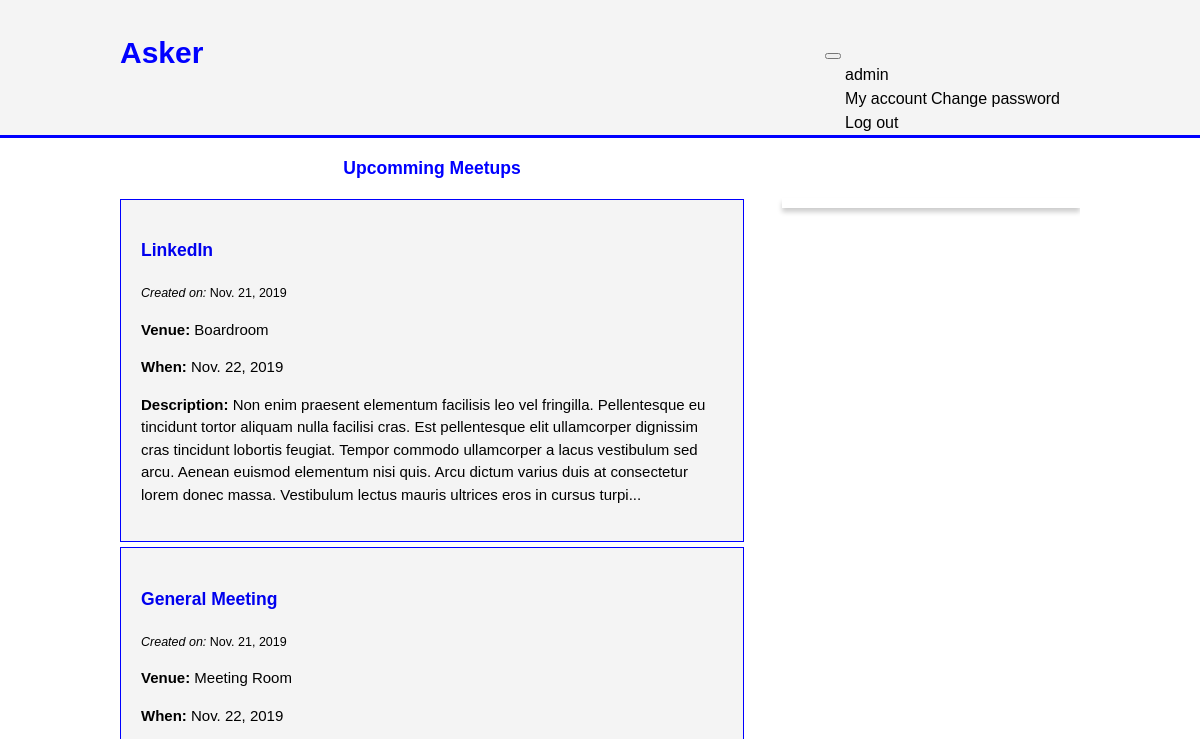
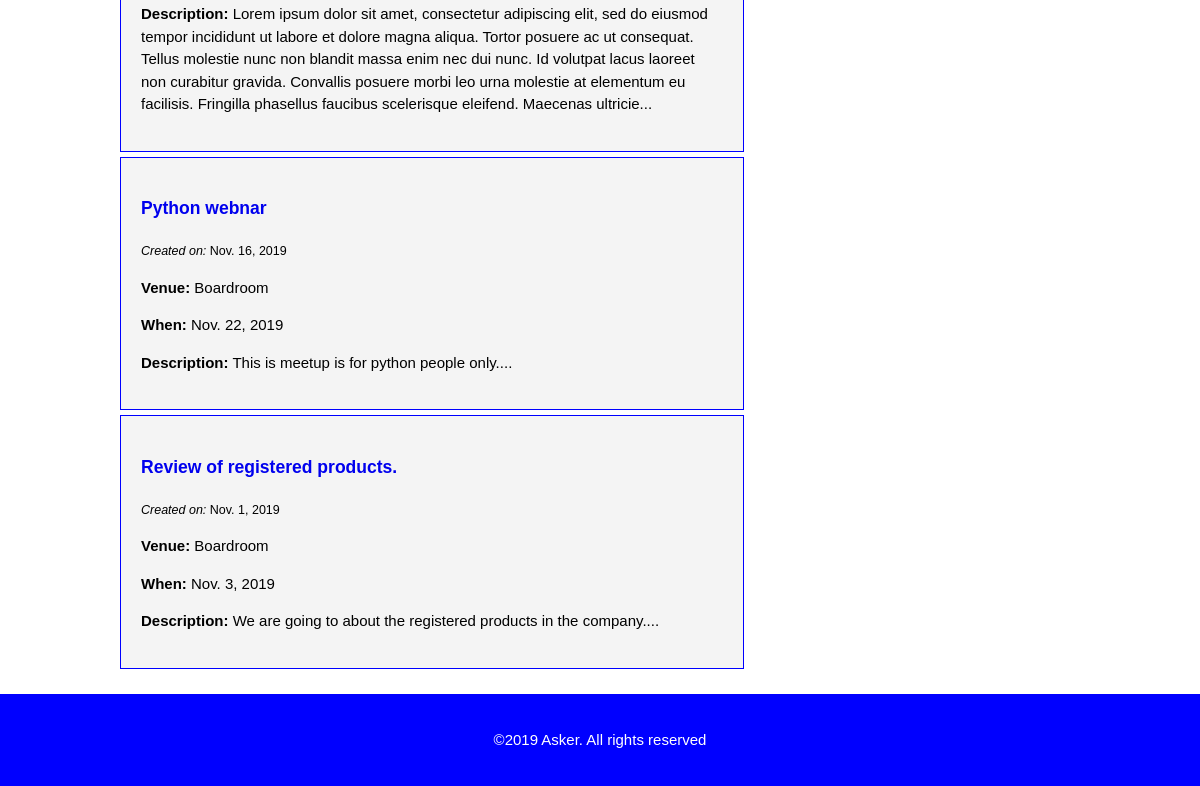
Before: /home/ (signed in) with the older database file (2 pictures, top to bottom).
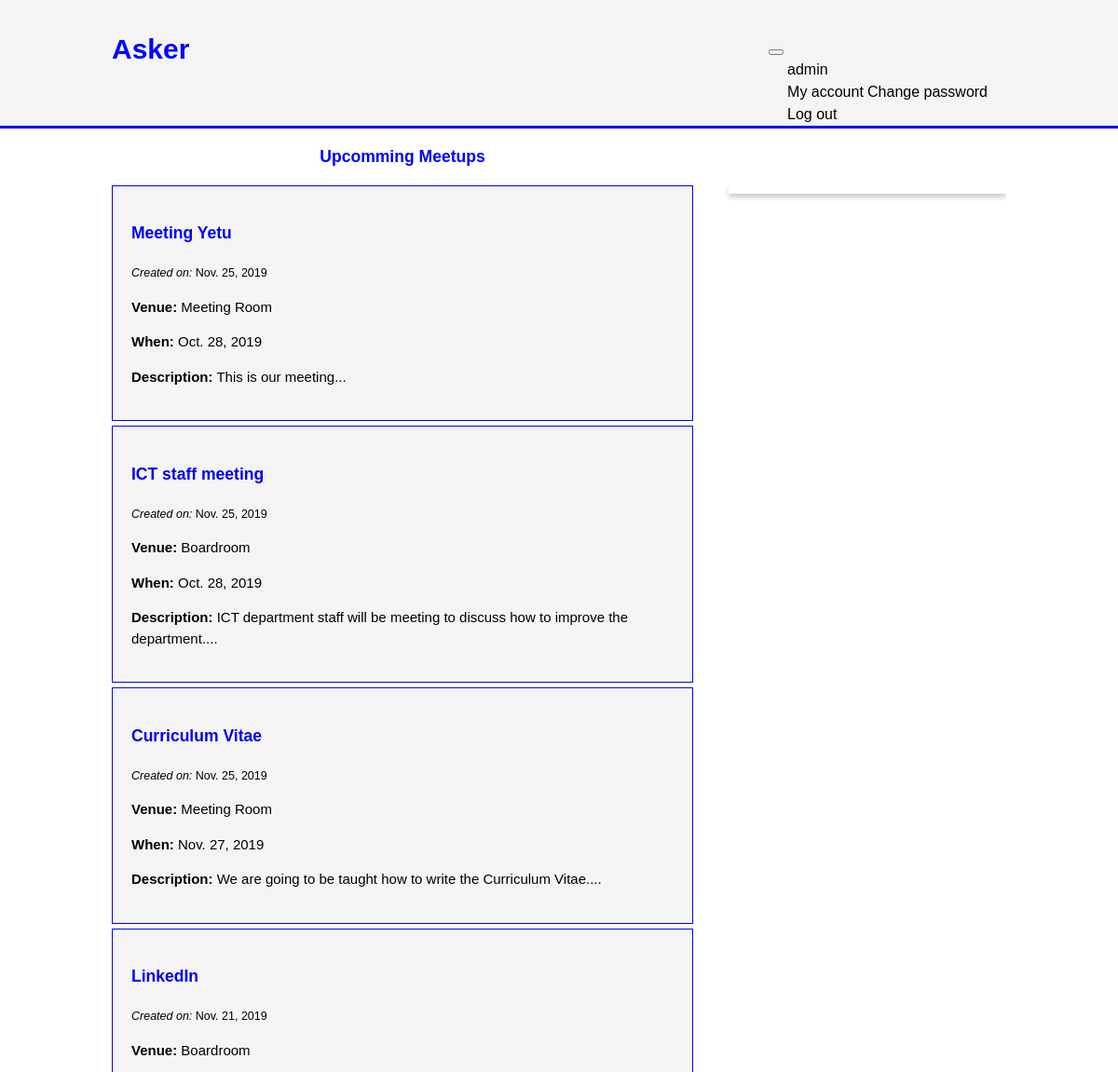
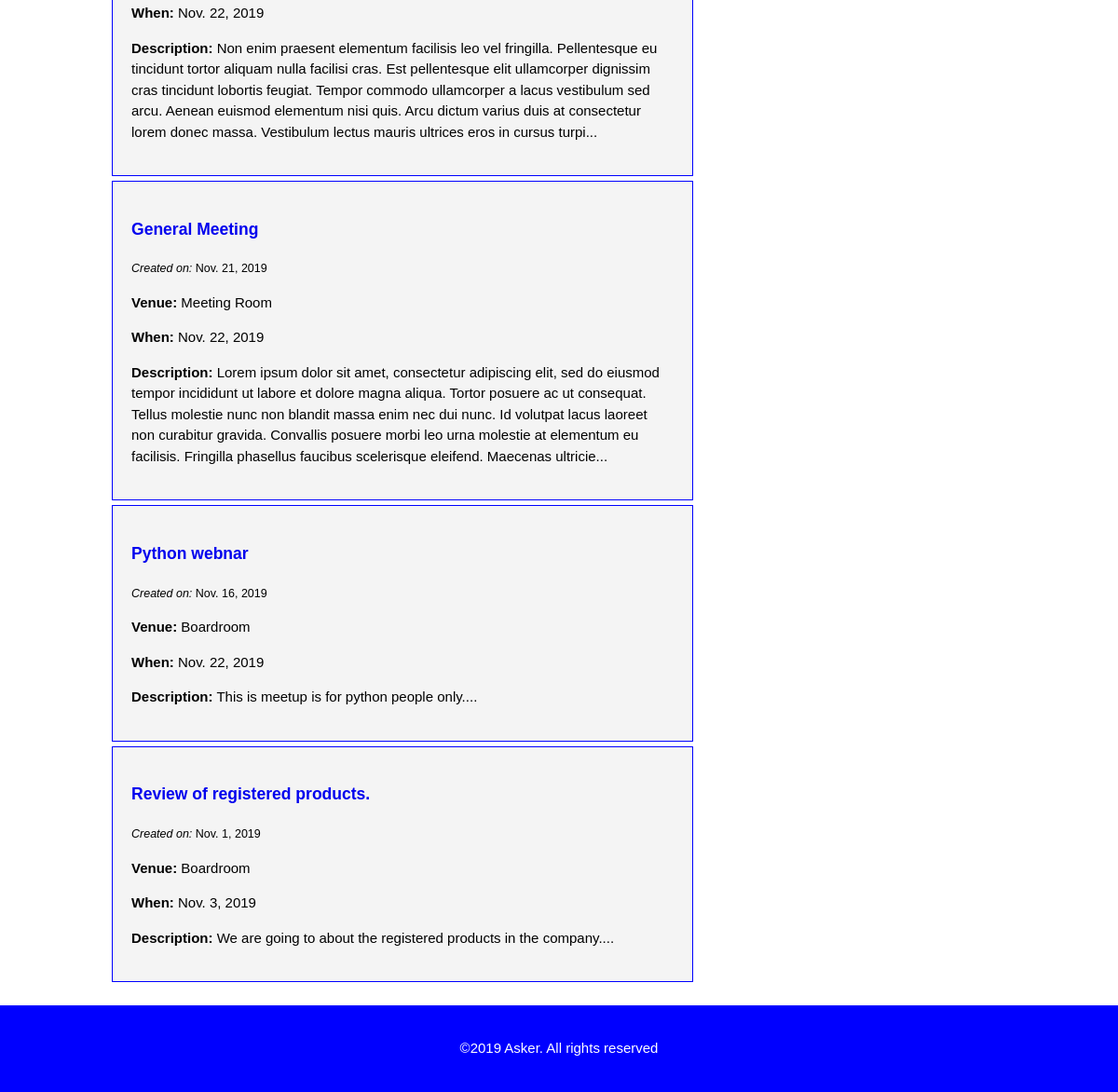
After: the same page with the newer database file (2 pictures, top to bottom).
### meetup/models.py (models this page shows, shortened)
class Meetup(models.Model):
    created_by = models.ForeignKey(User, on_delete=models.CASCADE, null=True, related_name='meetings')
    title = models.CharField(max_length=200)
    venue = models.CharField(max_length=100)
    created_on = models.DateTimeField(default=timezone.now)
    when = models.DateField()
    description = models.TextField()

### meetup/views.py (the view)
# urls.py: path('home/', views.home, name='home'),
@login_required
def home(request):
    meetups = Meetup.objects.all().order_by('-created_on')
    return render(request, 'home.html', {'meetups': meetups})

### meetup/templates/home.html (shortened to what this page needs)
{% load static %}<!DOCTYPE html>
<html>
  <head>
    <link rel="stylesheet" href="{% static 'css/home.css' %}" />
  </head>
  <body>
    <header>
      <div class="container">
        <div id="branding">
          <h1><span class="highlight"> Asker</span></h1>
        </div>
        <nav>
          <button
            class="navbar-toggler"
            type="button"
            data-toggle="collapse"
            data-target="#mainMenu"
            aria-controls="mainMenu"
            aria-expanded="false"
            aria-label="Toggle navigation"
          >
          </button>
          <div class="collapse navbar-collapse" id="mainMenu">
            <ul class="navbar-nav ml-auto">
              <li class="nav-item dropdown">
                <a
                  class="nav-link dropdown-toggle"
                  href="#"
                  id="userMenu"
                  data-toggle="dropdown"
                  aria-haspopup="true"
                  aria-expanded="false"
                >
                  {{ user.username }}
                </a>
                <div
                  class="dropdown-menu dropdown-menu-right"
                  aria-labelledby="userMenu"
                >
                  <a class="dropdown-item" href="{% url 'profile' %}">My account</a>
                  <a class="dropdown-item" href="#">Change password</a>
                  <a class="dropdown-item" href="{% url 'logout' %}">Log out</a>
                </div>
              </li>
            </ul>
          </div>
        </nav>
      </div>
    </header>
    <section id="main">
      <div class="container">
        <article id="main-col">
          <h1>Upcomming Meetups</h1>
          {% if meetups %}
          <ul id="questions">
            {% for meetup in meetups %}
            <li>
              <h3>
                <a href="{% url 'detail' meetup.id %}">{{ meetup.title }}</a>
              </h3>
              <small
                ><i>Created on:</i>
                {{ meetup.created_on.date }}
              </small>
              <p><strong>Venue:</strong> {{ meetup.venue }}</p>
              <p><strong>When:</strong> {{ meetup.when }}</p>
              <p>
                <strong>Description:</strong> {{meetup.description|slice:":400"}}...
              </p>
            </li>
            {% endfor %}
          </ul>
          {% else %}
          <p>No Meetups are available.</p>
          {% endif %}
        </article>
        <aside id="sidebar">
        </aside>
      </div>
    </section>
    <footer>
      <p>&copy;2019 Asker. All rights reserved</p>
    </footer>
  </body>
</html>

### meetup/static/css/home.css (style rules this page uses)
html { scroll-behavior: smooth; }
body { font-family: Arial, Helvetica, sans-serif; font-size: 15px; line-height: 1.5; margin: 0; padding: 0; }
.container { width: 80%; margin: auto; overflow: hidden; }
ul { margin: 0; padding: 0; }
header { background-color: #f4f4f4; padding-top: 30px; min-height: 70px; border-bottom: #0000ff 3px solid; }
header a { color: #000000; text-decoration: none; font-size: 16px; }
header li { display: inline; padding: 0 20px 0 20px; }
header #branding { float: left; }
header #branding h1 { margin: 0; }
header nav { float: right; margin-top: 10px; }
header .highlight, header .current a { color: #0000ff; font-weight: bold; }
.dropdown { position: relative; display: inline-block; }
ul#questions li { list-style: none; padding: 20px; border: #0000ff 1px solid; margin-bottom: 5px; background-color: #f4f4f4; }
ul#questions a { text-decoration: none; }
article h1 { color: #0000ff; text-align: center; }
aside#sidebar { float: right; width: 30%; margin-top: 60px; box-shadow: 0 4px 5px 0 rgba(0, 0, 0, 0.2); transition: 0.3s; padding: 5px 5px; position: relative; margin-bottom: 130px; margin-right: auto; margin-left: auto; }
article#main-col { float: left; width: 65%; }
footer { padding: 20px; margin-top: 20px; text-align: center; color: #ffffff; background-color: #0000ff; }

Changed rows visible on the page:
added Meetup: title "Meeting Yetu", created_on "Nov. 25, 2019", venue "Meeting Room", when "Oct. 28, 2019", description "This is our meeting"
added Meetup: title "ICT staff meeting", created_on "Nov. 25, 2019", venue "Boardroom", when "Oct. 28, 2019", description "ICT department staff will be meeting to discuss how to improve the department."
added Meetup: title "Curriculum Vitae", created_on "Nov. 25, 2019", venue "Meeting Room", when "Nov. 27, 2019", description "We are going to be taught how to write the Curriculum Vitae."
